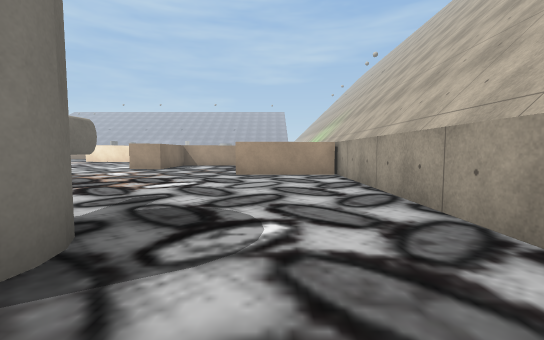
[1] (above)

18 first-person views from a walk through a 3-D level made in the Unity game engine. The camera is 0.72 m above the floor, tilts 4° down and sees 90° across. The floor is counted in squares, 1 m on a side. Each view is taken from the middle of a square. On the plan, view 1 faces up. The plan holds only what a view shows up to about 9 squares ahead; the rest is blank. The place goes on beyond the plan. The player character is not drawn. Some surface patterns are stand-ins.

[2]
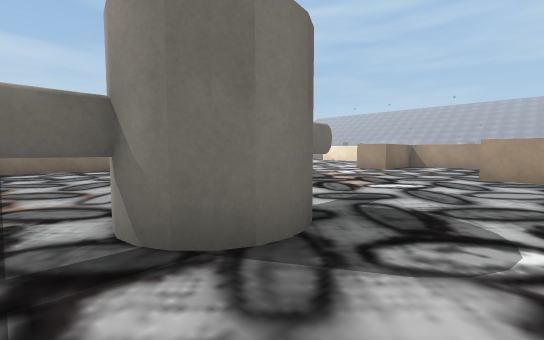

[3]
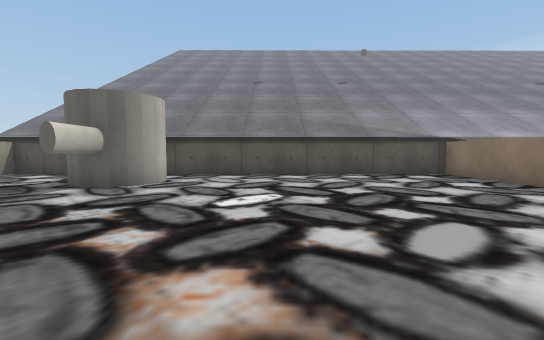

[4]
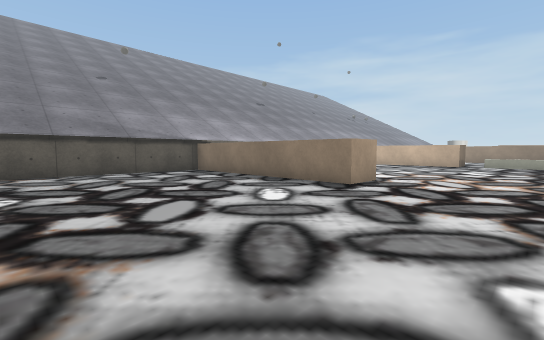

[5]
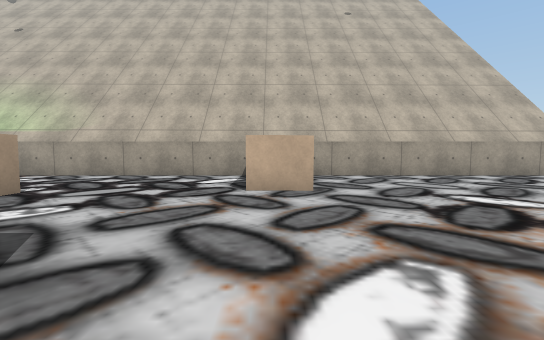

[6]
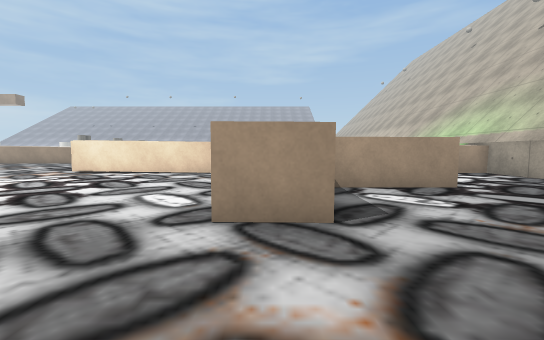

[7]
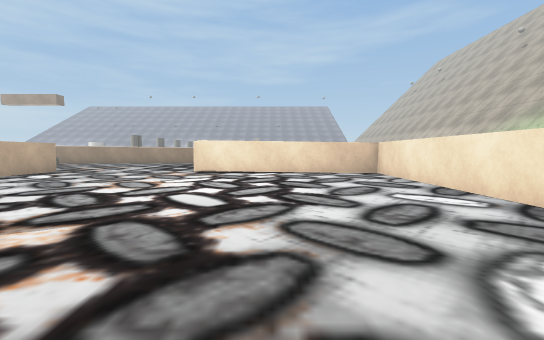

[8]
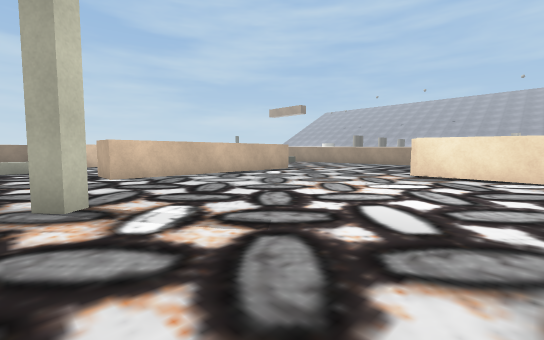

[9]
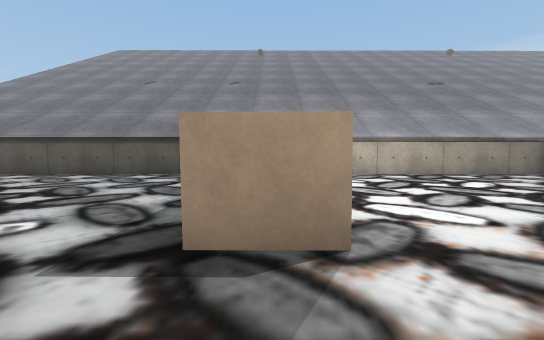

[10]
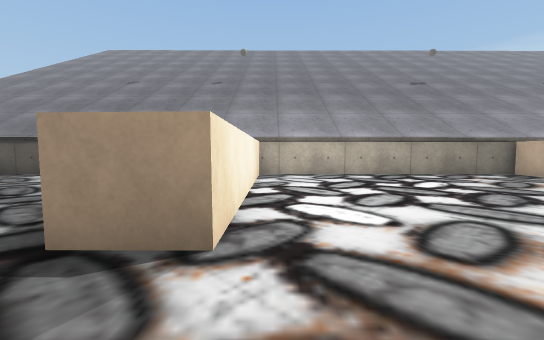

[11]
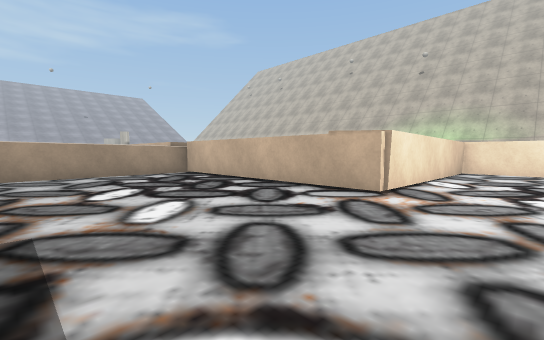

[12]
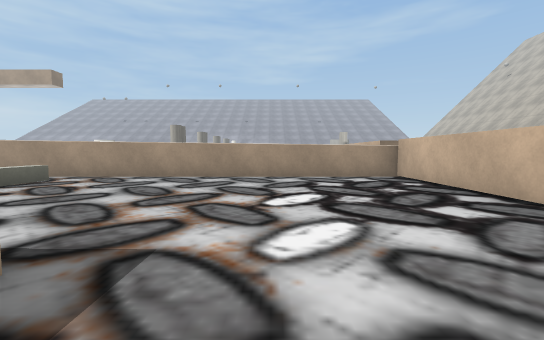

[13]
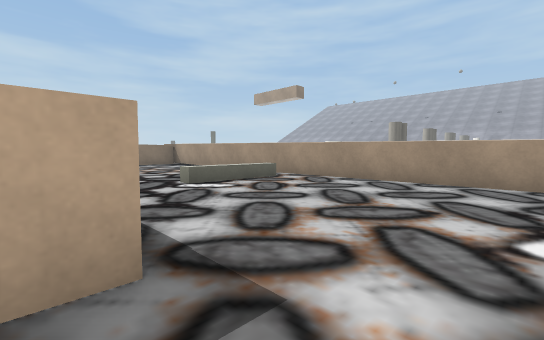

[14]
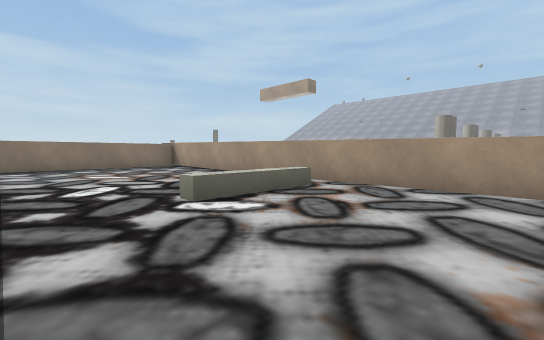

[15]
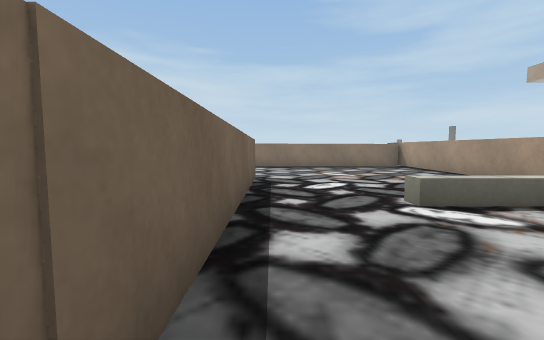

[16]
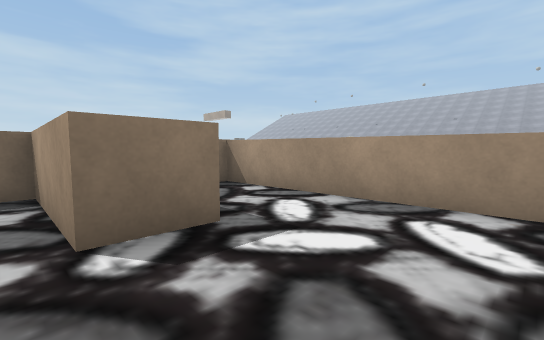

[17]
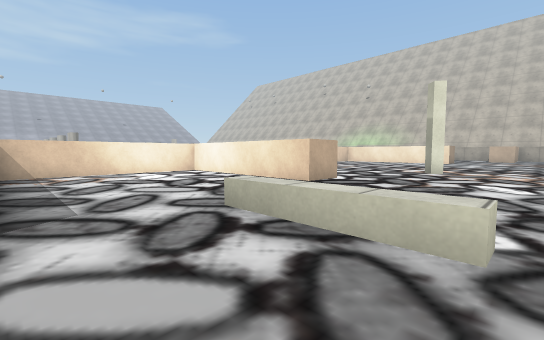

[18]
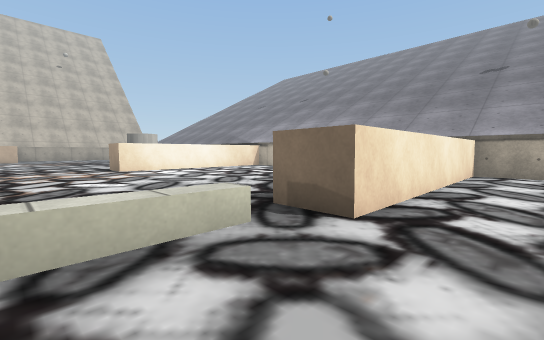

### Floor plan
Points are (right, up) in squares from view 1. A wall is a line through its corners. A room is listed if a view was taken in it or the views show most of it. See-through windows are left out.
Room 1 (views 1, 2, 3, 4, 5, 6, 7, 8, 9, 10, 11, 12, 13, 14, 15, 16, 17, 18)
walls: (-12.8, 9.5) (-13.2, 9.2) (-13.4, 9.5) (-13.1, 9.8) (-12.8, 9.5); (-5.6, 11.3) (-5.6, 16.8) (-11.6, 16.8) (-11.5, 23.6) (-23.5, 23.6); (-4.3, 10.7) (-5.7, 10.7); (-16.6, 17.6) (-16.6, 10.8) (-17.8, 10.8) (-17.8, 14.6); (-19.5, 16.3) (-23.1, 16.3); (-1.3, 14.6) (-1.3, 13.3) (-4.4, 13.3) (-4.4, 12.9); (-20.5, 0.6) (-20.5, -0.4); (-23.1, 17.6) (-17.4, 17.6); (2, 9.8) (2, 17.1); (-21.6, -0.3) (-21.6, 6.4) (-20.3, 6.3); (2, 8.2) (-1.1, 8.2) (-1.1, 9.5); (-23.1, -0.4) (-12.6, -0.4) (-12.6, 6.1) (-11.4, 6.1) (-11.4, -0.4) (-2.6, -0.4); (2, 16.8) (-4.4, 16.8); (0.2, -0.4) (2, -0.4) (2, 8.8)
low walls: (-20.5, 9.8) (-20.5, 9); (-20.5, 7.2) (-20.9, 7.2) (-20.9, 10); (-20.5, 22.8) (-20.5, 19.9) (-21, 19.9)
objects: other object (-3, 0) to (-2, 3)

Where each view was taken, in squares from view 1:
view 1: 0 up, 0 right, facing up
view 2: 0 up, 0 right, facing up-left
view 3: 8 up, 6 left, facing down
view 4: 9 up, 6 left, facing down-left
view 5: 9 up, 6 left, facing right
view 6: 8 up, 5 left, facing up
view 7: 8 up, 9 left, facing up
view 8: 9 up, 9 left, facing up-left
view 9: 8 up, 12 left, facing down
view 10: 8 up, 13 left, facing down
view 11: 15 up, 16 left, facing up-right
view 12: 16 up, 15 left, facing up
view 13: 17 up, 15 left, facing up-left
view 14: 18 up, 17 left, facing up-left
view 15: 18 up, 17 left, facing left
view 16: 13 up, 1 right, facing up-left
view 17: 7 up, 23 left, facing up-right
view 18: 9 up, 23 left, facing down-right
